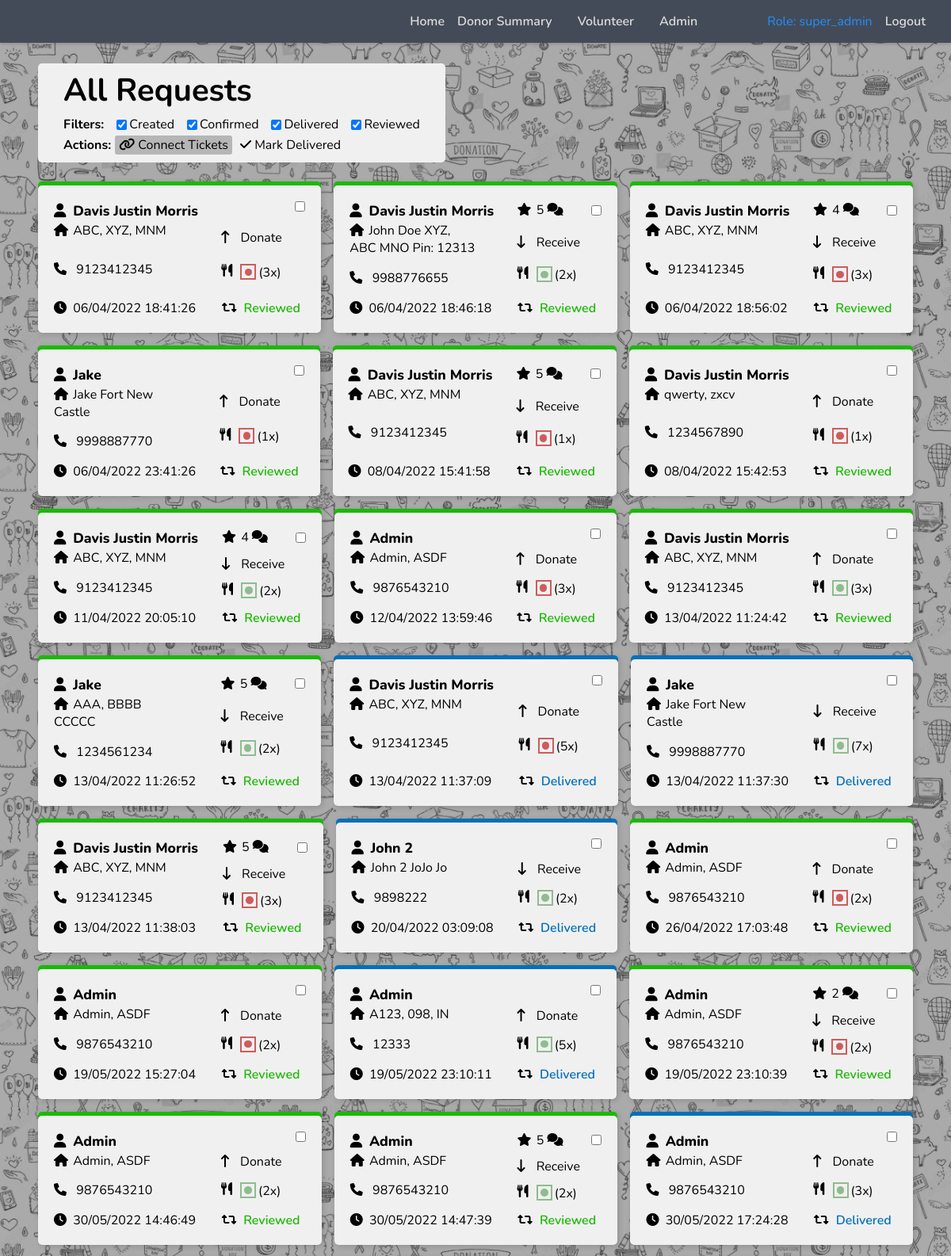
Screenshot of /volunteer_dashboard (signed in, upper part) with the database file from the repository.
### tables this page shows
CREATE TABLE "request_table"
(
    pk_rid            integer not null
        constraint request_table_pk
            primary key autoincrement,
    fk_creator_uid    integer not null,
    created_ts        text    not null,
    last_updated_ts   text,
    request_status    text default 'created' not null,
    review_rating     integer,
    review_feedback   text,
    fk_handled_vol_id integer,
    is_donate_req     integer not null, req_qty_in_person integer default 1 not null, contact_details_same_as_user integer default 0 not null, contact_phone text, location_as_address text not null, is_veg integer default 0 not null,
    constraint request_table_user_table_pk_uid_pk_uid_fk
        foreign key (fk_creator_uid, fk_handled_vol_id) references user_table (pk_uid, pk_uid)
);

CREATE TABLE "user_table"
(
    pk_uid         integer not null
        constraint table_name_pk
            primary key autoincrement,
    email          text    not null,
    password       text    not null,
    name           text    not null,
    is_volunteer   integer default 0 not null,
    is_super_admin integer default 0 not null,
    session_token  text
, phone text, address integer, interested_in_volunteering integer default 0 not null);

### app.py (the view, shortened to what this page needs)
@app.route('/volunteer_dashboard', methods=['GET', 'POST'])
def handle_volunteer_dashboard():
    user_type = session['user_info']['user_type']
    if user_type not in ['super_admin', 'volunteer']:
        return 'You dont have permission to view this page!<br><a href="/">Back Home</a>'
    return render_template(
        'volunteer_dashboard.html',
        payload=db_man.get_users_requests(),
        user_type=session['user_info']['user_type']
    )

### app.py (called while the page is built)
def get_db_connection():
    conn = sqlite3.connect('data.sqlite')
    return conn

@app.before_request
def before_each_req():
    if request.endpoint in ['handle_user_dashboard', 'handle_admin_dashboard', 'handle_super_admin']:
        auth_token = session.get('user_info', {}).get('auth_token')
        if auth_token:
            session_check_response = db_man.get_logged_in_account(auth_token=auth_token)
            if session_check_response.get('status'):
                session['user_info'] = session_check_response['data']
                return
        session.clear()
        return redirect(url_for('handle_login'))

### templates/volunteer_dashboard.html (shortened to what this page needs)
<!DOCTYPE html>
<html lang="en">
<head>
    <link rel="stylesheet" href="{{ url_for('static', filename='css/all.css') }}">
    <link rel="stylesheet" href="{{ url_for('static', filename='main.css') }}">
    <link rel="stylesheet" href="{{ url_for('static', filename='volunteer_dashboard.css') }}">
</head>
<body class="fx fdc aifs">
    {% include 'partials/header_1.html' %}
    <div class="header_controls">
        <div class="row">
            <h2 class="title_my_req">All Requests</h2>
        </div>
        <div class="row">
            {% include 'partials/ticket_filters.html' %}
        </div>
        <div class="row">
            <div id="ticket-actions" class="filters row">
                <span>Actions:</span>
                <span class="connect disabled">
                    <i class="fa fa-link" aria-hidden="true"></i>
                    Connect Tickets
                </span>
                <span class="mark">
                    <i class="fa fa-check" aria-hidden="true"></i>
                    Mark Delivered
                </span>
            </div>
        </div>
    </div>
    {% include 'partials/all_tickets.html' %}
</body>
</html>

### templates/partials/all_tickets.html (shortened to what this page needs)
<div class="all-tickets">
    <div class="request-card-container">
        {% for this_request in payload.all %}
        <div class="request-card-envelop {{ this_request.request_status }}">
            <div class="request-card">
                <div class="col major">
                    <div class="top">
                        <span><i class="fa fa-user"></i>{{ this_request.user_name }}</span>
                        <span style="max-width: 10rem"><i class="fa fa-home"></i>{{ this_request.this_contact_address }}</span>
                    </div>
                    <div class="mid">
                        <a href="tel:{{ this_request.this_contact_phone }}" class="contact-phone">
                            <i class="fa fa-phone"></i>
                            <span>{{ this_request.this_contact_phone }}</span>
                        </a>
                    </div>
                    <span><i class="fa fa-clock"></i>{{ this_request.created_ts }}</span>
                </div>
                <div class="col minor">
                    <div class="review">
                        <span>
                            {% if this_request.review_rating %}
                                <i class="fa fa-star"></i>{{ this_request.review_rating }}
                            {% endif %}
                            {% if this_request.review_feedback %}
                                <i class="fa fa-comments"></i>
                                <span class="feedback">
                                </span>
                            {% elif this_request.is_donate_req != 1 and this_request.request_status == "delivered" and url_for(request.endpoint) == '/dashboard' %}
                                <button name="do_review">
                                    <span style="margin-left: 2px">Review</span>
                                    <i class="fa fa-comment"></i>
                                </button>
                            {% endif %}
                        </span>
                    {% if (this_request.is_donate_req != 1 and this_request.request_status == "confirmed" and url_for(request.endpoint) == '/dashboard') or url_for(request.endpoint) != '/dashboard' %}
                        <input type="checkbox" name="selection">
                    {% endif %}
                    </div>
                    <span class="rec_don">
                        {% if this_request.is_donate_req == 1 %}
                            <i class="fa fa-long-arrow-up"></i><span>Donate</span>
                        {% else %}
                            <i class="fa fa-long-arrow-down"></i><span>Receive</span>
                        {% endif %}
                    </span>
                    <div class="fx">
                        <i class="fa fa-cutlery"></i>
                        <div class="is-veg {{ "veg" if this_request.is_veg == 1 else "non-veg" }}">
                            <div class="circle"></div>
                        </div>
                        <span>({{ this_request.req_qty_in_person }}x)</span>
                    </div>
                    <span class="request-status {{ this_request.request_status }}">
                        <i class="fa fa-retweet"></i>
                        <span>{{ this_request.request_status.capitalize() }}</span>
                    </span>
                </div>
            </div>
        </div>
        {% endfor %}
    </div>
</div>

### rows the page displays
request_table: user_name "Davis Justin Morris", this_contact_address "ABC, XYZ, MNM", this_contact_phone "9123412345", created_ts "06/04/2022 18:41:26", is_donate_req 1 (drawn), is_veg 0 (drawn), req_qty_in_person "3", request_status "Reviewed"
request_table: user_name "Davis Justin Morris", this_contact_address "John Doe XYZ, ABC MNO Pin: 12313", this_contact_phone "9988776655", created_ts "06/04/2022 18:46:18", review_rating "5", is_donate_req 0 (drawn), is_veg 1 (drawn), req_qty_in_person "2", request_status "Reviewed"
request_table: user_name "Davis Justin Morris", this_contact_address "ABC, XYZ, MNM", this_contact_phone "9123412345", created_ts "06/04/2022 18:56:02", review_rating "4", is_donate_req 0 (drawn), is_veg 0 (drawn), req_qty_in_person "3", request_status "Reviewed"
request_table: user_name "Jake", this_contact_address "Jake Fort New Castle", this_contact_phone "9998887770", created_ts "06/04/2022 23:41:26", is_donate_req 1 (drawn), is_veg 0 (drawn), req_qty_in_person "1", request_status "Reviewed"
request_table: user_name "Davis Justin Morris", this_contact_address "ABC, XYZ, MNM", this_contact_phone "9123412345", created_ts "08/04/2022 15:41:58", review_rating "5", is_donate_req 0 (drawn), is_veg 0 (drawn), req_qty_in_person "1", request_status "Reviewed"
request_table: user_name "Davis Justin Morris", this_contact_address "qwerty, zxcv", this_contact_phone "1234567890", created_ts "08/04/2022 15:42:53", is_donate_req 1 (drawn), is_veg 0 (drawn), req_qty_in_person "1", request_status "Reviewed"
request_table: user_name "Davis Justin Morris", this_contact_address "ABC, XYZ, MNM", this_contact_phone "9123412345", created_ts "11/04/2022 20:05:10", review_rating "4", is_donate_req 0 (drawn), is_veg 1 (drawn), req_qty_in_person "2", request_status "Reviewed"
request_table: user_name "Admin", this_contact_address "Admin, ASDF", this_contact_phone "9876543210", created_ts "12/04/2022 13:59:46", is_donate_req 1 (drawn), is_veg 0 (drawn), req_qty_in_person "3", request_status "Reviewed"
request_table: user_name "Davis Justin Morris", this_contact_address "ABC, XYZ, MNM", this_contact_phone "9123412345", created_ts "13/04/2022 11:24:42", is_donate_req 1 (drawn), is_veg 1 (drawn), req_qty_in_person "3", request_status "Reviewed"
request_table: user_name "Jake", this_contact_address "AAA, BBBB CCCCC", this_contact_phone "1234561234", created_ts "13/04/2022 11:26:52", review_rating "5", is_donate_req 0 (drawn), is_veg 1 (drawn), req_qty_in_person "2", request_status "Reviewed"
request_table: user_name "Davis Justin Morris", this_contact_address "ABC, XYZ, MNM", this_contact_phone "9123412345", created_ts "13/04/2022 11:37:09", is_donate_req 1 (drawn), is_veg 0 (drawn), req_qty_in_person "5", request_status "Delivered"
request_table: user_name "Jake", this_contact_address "Jake Fort New Castle", this_contact_phone "9998887770", created_ts "13/04/2022 11:37:30", is_donate_req 0 (drawn), is_veg 1 (drawn), req_qty_in_person "7", request_status "Delivered"
request_table: user_name "Davis Justin Morris", this_contact_address "ABC, XYZ, MNM", this_contact_phone "9123412345", created_ts "13/04/2022 11:38:03", review_rating "5", is_donate_req 0 (drawn), is_veg 0 (drawn), req_qty_in_person "3", request_status "Reviewed"
request_table: user_name "John 2", this_contact_address "John 2 JoJo Jo", this_contact_phone "9898222", created_ts "20/04/2022 03:09:08", is_donate_req 0 (drawn), is_veg 1 (drawn), req_qty_in_person "2", request_status "Delivered"
request_table: user_name "Admin", this_contact_address "Admin, ASDF", this_contact_phone "9876543210", created_ts "26/04/2022 17:03:48", is_donate_req 1 (drawn), is_veg 0 (drawn), req_qty_in_person "2", request_status "Reviewed"
request_table: user_name "Admin", this_contact_address "Admin, ASDF", this_contact_phone "9876543210", created_ts "19/05/2022 15:27:04", is_donate_req 1 (drawn), is_veg 0 (drawn), req_qty_in_person "2", request_status "Reviewed"
request_table: user_name "Admin", this_contact_address "A123, 098, IN", this_contact_phone "12333", created_ts "19/05/2022 23:10:11", is_donate_req 1 (drawn), is_veg 1 (drawn), req_qty_in_person "5", request_status "Delivered"
request_table: user_name "Admin", this_contact_address "Admin, ASDF", this_contact_phone "9876543210", created_ts "19/05/2022 23:10:39", review_rating "2", is_donate_req 0 (drawn), is_veg 0 (drawn), req_qty_in_person "2", request_status "Reviewed"
request_table: user_name "Admin", this_contact_address "Admin, ASDF", this_contact_phone "9876543210", created_ts "30/05/2022 14:46:49", is_donate_req 1 (drawn), is_veg 1 (drawn), req_qty_in_person "2", request_status "Reviewed"
request_table: user_name "Admin", this_contact_address "Admin, ASDF", this_contact_phone "9876543210", created_ts "30/05/2022 14:47:39", review_rating "5", is_donate_req 0 (drawn), is_veg 1 (drawn), req_qty_in_person "2", request_status "Reviewed"
request_table: user_name "Admin", this_contact_address "Admin, ASDF", this_contact_phone "9876543210", created_ts "30/05/2022 17:24:28", is_donate_req 1 (drawn), is_veg 1 (drawn), req_qty_in_person "3", request_status "Delivered"

### other values shown
{{ user_type }} "super_admin"
